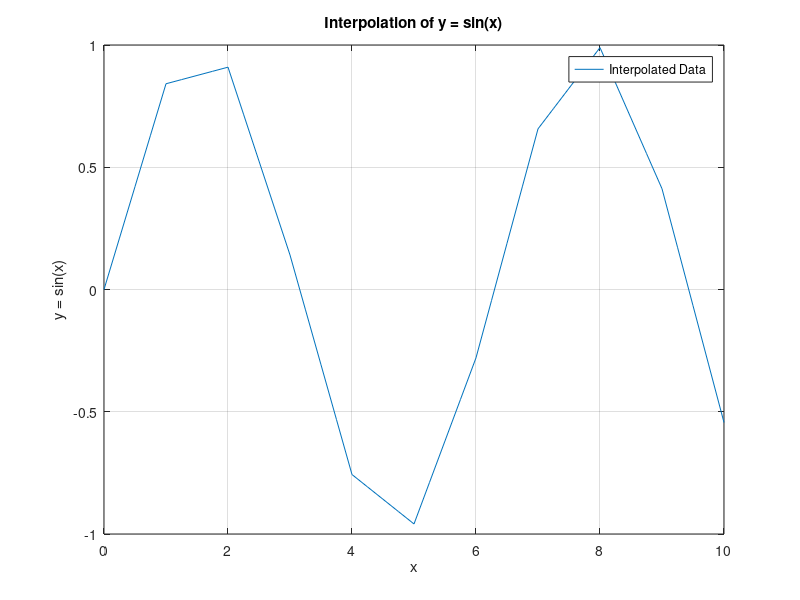

Here is the MATLAB script that generated this plot:
clc
clear all
x = 0:10;
y = sin(x);
x_interpolated = 0:0.25:10;
y_interpolated = interp1(x, y, x_interpolated, 'linear');
plot(x, y, 'o', 'MarkerSize', 8, 'DisplayName', 'Original Data');
plot(x_interpolated, y_interpolated, '-', 'DisplayName', 'Interpolated Data');
xlabel('x');
ylabel('y = sin(x)');
title('Interpolation of y = sin(x)');
legend('show');
grid on;